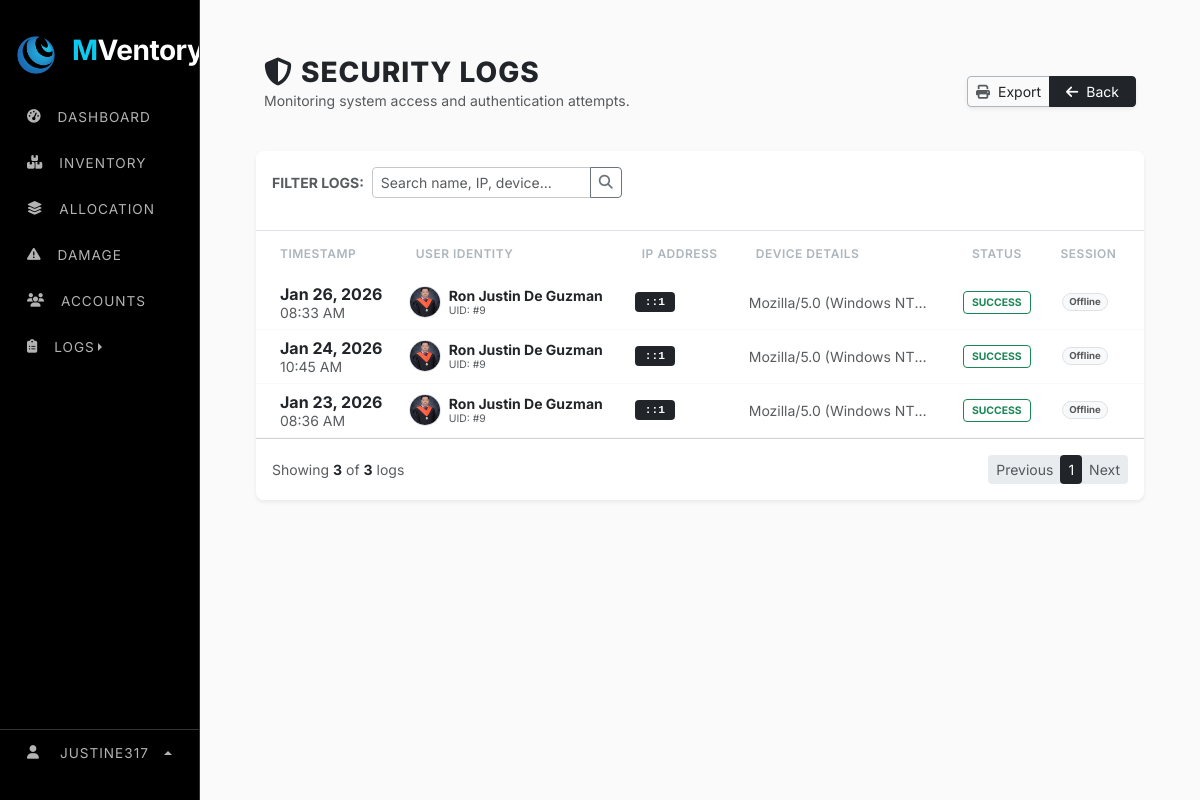
The app's page /web_content/security_logs.php (signed in), older data.
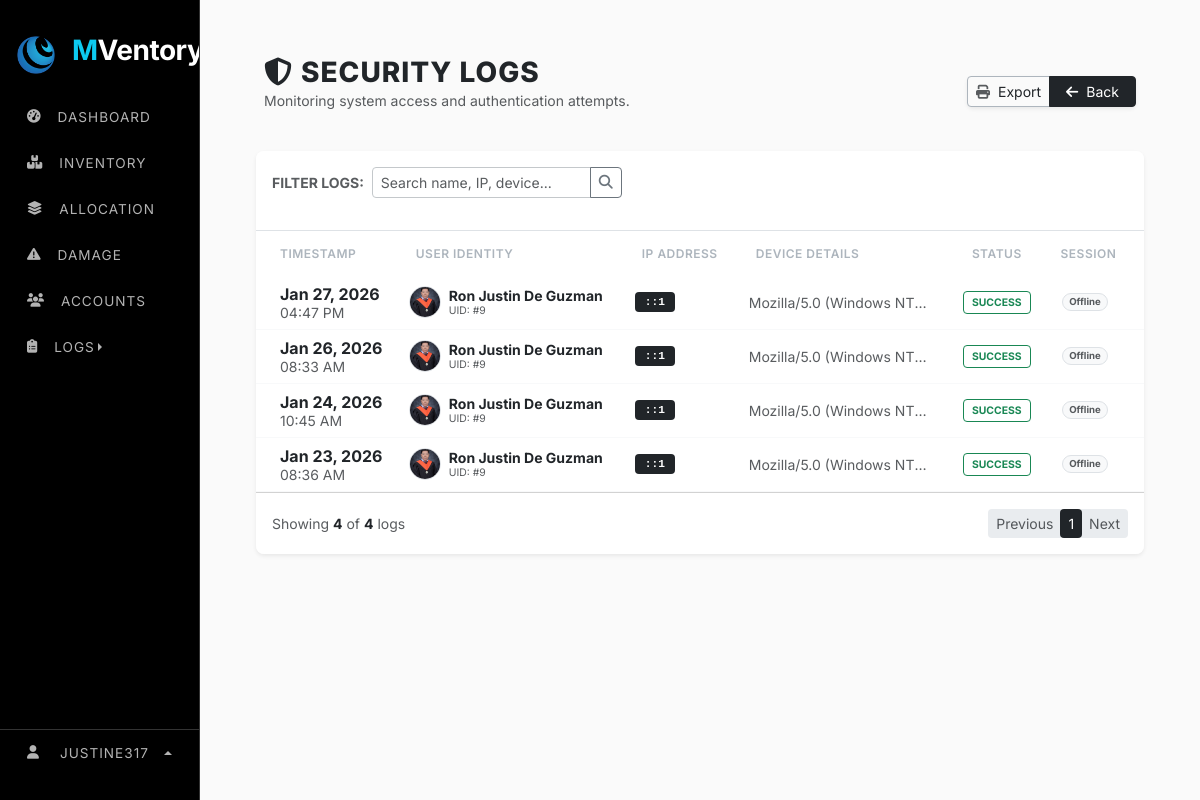
The same page, newer data.
### tables this page shows
CREATE TABLE `system_settings` (
  `setting_key` varchar(100) NOT NULL,
  `setting_value` varchar(255) NOT NULL,
  `setting_type` enum('string','number','boolean','select') NOT NULL,
  `category` enum('general','inventory','notifications','security') NOT NULL,
  `description` varchar(255) DEFAULT NULL
);

CREATE TABLE `security_logs` (
  `log_id` int(11) NOT NULL,
  `user_id` int(11) DEFAULT NULL,
  `browser` varchar(255) DEFAULT NULL,
  `ip_address` varchar(50) DEFAULT NULL,
  `login_time` datetime DEFAULT NULL,
  `status` varchar(50) DEFAULT NULL,
  `is_active` tinyint(1) NOT NULL,
  `is_login` tinyint(1) NOT NULL
);

CREATE TABLE `users` (
  `user_id` int(11) NOT NULL,
  `role_id` varchar(15) NOT NULL,
  `username` varchar(9999) NOT NULL,
  `first_name` varchar(100) NOT NULL,
  `last_name` varchar(100) NOT NULL,
  `phone` varchar(11) NOT NULL,
  `address` varchar(500) DEFAULT NULL,
  `role` varchar(30) NOT NULL,
  `status` varchar(20) NOT NULL DEFAULT 'active',
  `email` varchar(150) NOT NULL,
  `password` varchar(255) NOT NULL,
  `profile_image` varchar(999) NOT NULL,
  `is_active` tinyint(1) DEFAULT 1,
  `is_login` tinyint(1) NOT NULL,
  `last_login` datetime DEFAULT NULL,
  `created_at` timestamp NOT NULL DEFAULT current_timestamp(),
  `deleted_at` timestamp NULL DEFAULT NULL,
  `last_activity` datetime DEFAULT current_timestamp()
);

### web_content/security_logs.php (the view, shortened to what the rows shown need)
<?php
    include "../render/connection.php";
    include "../src/cdn/cdn_links.php";
    $limit = 10;
    $page = isset($_GET['page']) ? (int)$_GET['page'] : 1;
    $start = ($page - 1) * $limit;
    $where_clause = "";
    $log_query = "SELECT sl.*, u.first_name, u.last_name, u.profile_image
                  FROM security_logs sl
                  LEFT JOIN users u ON sl.user_id = u.user_id
                  $where_clause
                  ORDER BY sl.login_time DESC
                  LIMIT $start, $limit";
    $log_result = mysqli_query($conn, $log_query);
?>
<!doctype html>
<html lang="en">
    <head>
        <link rel="stylesheet" href="../src/style/main_style.css">
    </head>
    <body>
        <div class="row g-0">
            <div class="col-lg-2">
                <?php include "../nav/sidebar_nav.php"; ?>
            </div>
            <div class="col">
                <div class="main-content">
                    <div class="container px-4 mt-4">
                        <div class="card edd-card shadow-sm">
                            <div class="table-responsive">
                                <table class="table table-hover align-middle mb-0">
                                    <thead>
                                        <tr>
                                            <th class="ps-4">Timestamp</th>
                                            <th>User Identity</th>
                                            <th>IP Address</th>
                                            <th>Device Details</th>
                                            <th class="text-center">Status</th>
                                            <th class="pe-4 text-center">Session</th>
                                        </tr>
                                    </thead>
                                    <tbody class="bg-white">
                                        <?php if(mysqli_num_rows($log_result) > 0): ?>
                                            <?php while($log = mysqli_fetch_assoc($log_result)):
                                                $name = ($log['first_name']) ? $log['first_name'].' '.$log['last_name'] : "System/Guest";
                                                $img = (!empty($log['profile_image'])) ? $log['profile_image'] : "../src/image/profiles/default.png";
                                            ?>
                                            <tr class="log-row">
                                                <td class="ps-4">
                                                    <div class="fw-bold text-dark"><?php echo date('M d, Y', strtotime($log['login_time'])); ?></div>
                                                    <small class="text-muted"><?php echo date('h:i A', strtotime($log['login_time'])); ?></small>
                                                </td>
                                                <td>
                                                    <div class="d-flex align-items-center">
                                                        <img src="<?php echo $img; ?>" class="user-avatar me-2" onerror="this.src='../src/image/profiles/default.png'">
                                                        <div>
                                                            <div class="fw-bold text-dark small"><?php echo htmlspecialchars($name); ?></div>
                                                            <small class="text-muted" style="font-size: 0.65rem;">UID: #<?php echo $log['user_id']; ?></small>
                                                        </div>
                                                    </div>
                                                </td>
                                                <td><span class="ip-tag"><?php echo $log['ip_address']; ?></span></td>
                                                <td>
                                                    <small class="text-muted d-block text-truncate" style="max-width: 180px;" title="<?php echo htmlspecialchars($log['browser']); ?>">
                                                        <?php echo htmlspecialchars($log['browser']); ?>
                                                    </small>
                                                </td>
                                                <td class="text-center">
                                                    <?php $isSuccess = (strtolower($log['status']) == 'success'); ?>
                                                    <span class="status-badge <?php echo $isSuccess ? 'status-success' : 'status-failed'; ?>">
                                                        <?php echo $log['status']; ?>
                                                    </span>
                                                </td>
                                                <td class="pe-4 text-center">
                                                    <span class="badge rounded-pill <?php echo $log['is_active'] ? 'bg-success' : 'bg-light text-muted border'; ?>" style="font-size: 0.6rem;">
                                                        <?php echo $log['is_active'] ? 'Active' : 'Offline'; ?>
                                                    </span>
                                                </td>
                                            </tr>
                                            <?php endwhile; ?>
                                        <?php else: ?>
                                            <tr><td colspan="6" class="text-center py-5 text-muted">No security records found.</td></tr>
                                        <?php endif; ?>
                                    </tbody>
                                </table>
                            </div>
                        </div>
                    </div>
                </div>
            </div>
        </div>
    </body>
</html>

### nav/sidebar_nav.php (shortened to what the rows shown need)
<?php
    $app_name = "SELECT setting_value FROM system_settings WHERE setting_key = 'app_name'";
    $result = $conn->query($app_name);
    if ($result && $result->num_rows > 0) {
        $row = $result->fetch_assoc();
        $app_name_value = $row['setting_value'];
    } else {
        $app_name_value = "MVentory";
    }
    $words = explode(" ", $app_name_value);
    if (count($words) > 1) {
        $first_part = '<span class="text-info">' . htmlspecialchars($words[0]) . '</span>';
        array_shift($words);
        $second_part = htmlspecialchars(implode("", $words));
        $display_name = $first_part . $second_part;
    } else {
        $display_name = htmlspecialchars($app_name_value);
    }
    $app_logo = "SELECT setting_value FROM system_settings WHERE setting_key = 'app_logo'";
    $result_logo = $conn->query($app_logo);
    if ($result_logo && $result_logo->num_rows > 0) {
        $row_logo = $result_logo->fetch_assoc();
        $app_logo_value = $row_logo['setting_value'];
    } else {
        $app_logo_value = "default_logo.png";
    }
?>
<link rel="stylesheet" href="../src/style/navbar_style.css">
<div class="sidebar-stark" id="sidebar">
    <div class="sidebar-header">
        <img src="../src/image/logo/<?php echo $app_logo_value; ?>" width="40" alt="Logo">
        <h3 class="ms-3 fw-bold text-white logo-text"><?php echo $display_name; ?></h3>
    </div>
</div>

Row changes from the older to the newer data that the page shows:
added security_logs: login_time "Jan 27, 2026", login_time "04:47 PM", user.profile_image (picture), user.last_name "Ron Justin De Guzman", user "9", ip_address "::1", browser "Mozilla/5.0 (Windows NT…", status "SUCCESS", is_active "Offline"
Text that changed along with them:
mysqli_num_rows($log_result): "3" → "4"
$total_rows: "3" → "4"
